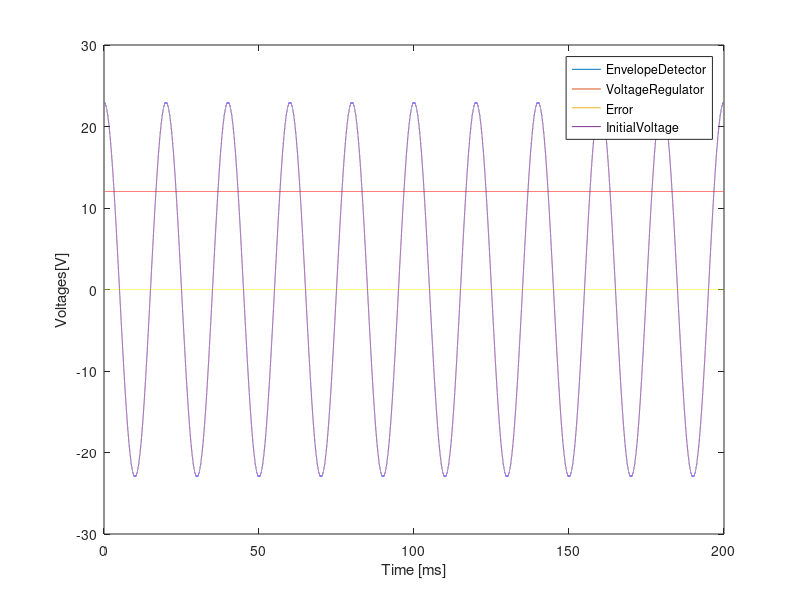
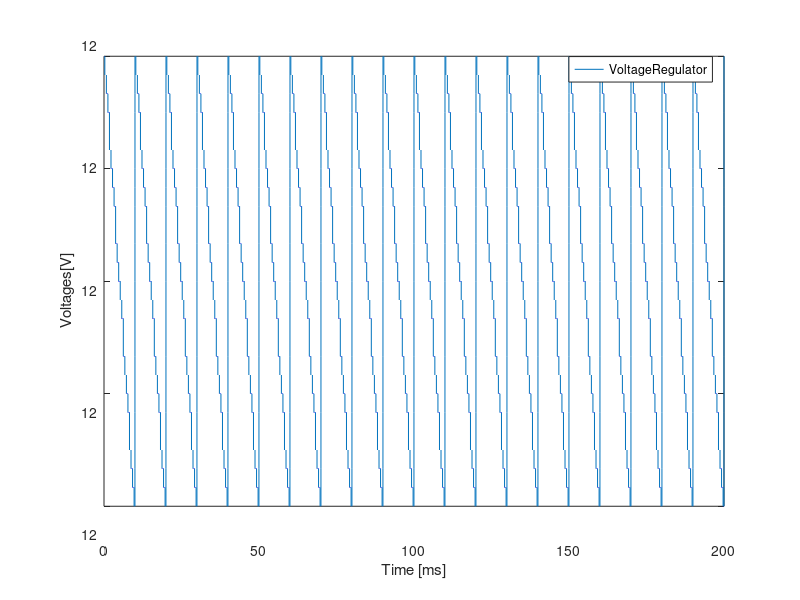
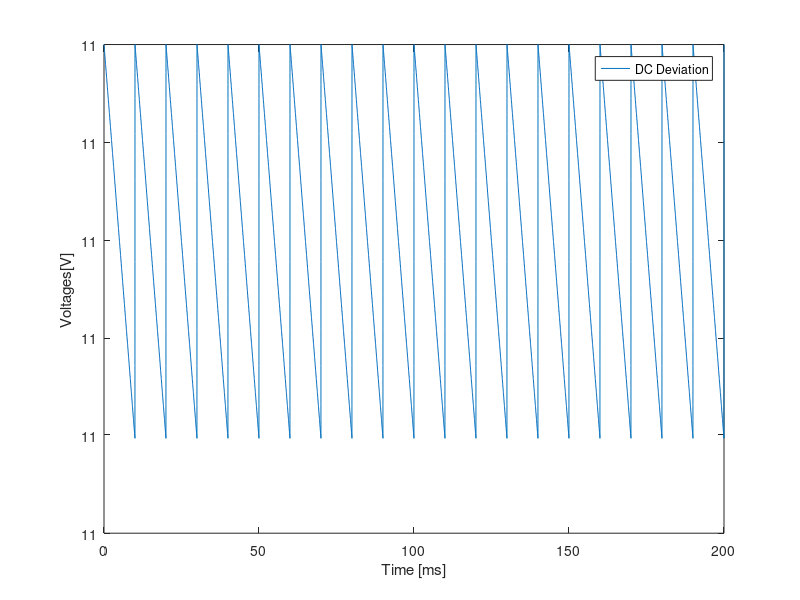
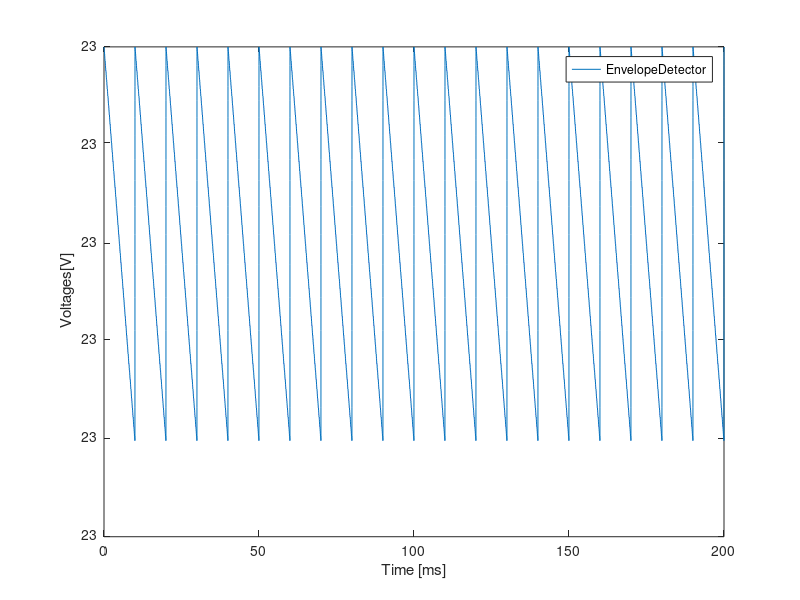

Recreate these plots in MATLAB, in order.
close all;
clear all;

format long;

R1 = 98437;
C = 0.0073476945;
n = 10;
eta = 1;
freq = 50;
I_s = 1e-14;
k = 22;
Vd = 0.6;
Vs = 230;
Vt = 0.025;
w = 2*pi*freq;

T = 1/(2*freq);
t_off = (1/4)*T;

R2 = ((230/n)-12)/(I_s*(exp(12/(eta*Vt*k))-1));

for i = 1:20
  f = (Vs/n)*C*w*sin(w*t_off) - (1/R1)*(Vs/n)*cos(w*t_off) - I_s*(exp(12/(eta*Vt*k))-1);
  fl = (Vs/n)*C*(w^2)*cos(w*t_off)+(1/R1)*(Vs/n)*w*sin(w*t_off);
  t_off = t_off - (f/fl);
endfor

t_on = (3/4)*T;

Req = 1/((1/R1)+(1/R2));

for i = 1:20
  f = (Vs/n)*cos(w*t_on)+(Vs/n)*cos(w*t_off)*exp(-(1/(Req*C))*(t_on-t_off));
  fl = -w*(Vs/n)*sin(w*t_on)-(Vs/n)*cos(w*t_off)*(1/(Req*C))*exp(-(1/(Req*C))*(t_on-t_off));
  t_on = t_on - (f/fl);
endfor

t = 0:(1e-6):0.2;

l = length(t);

v0_env = ones(1,l);

for i = 1:l
  if t(i)<=t_off
    v0_env(i) = abs((230/n)*cos(w*t(i)));
  else
    if t(i)<=t_on
      v0_env(i) = (230/n)*abs(cos(w*t_off))*exp(-(1/(Req*C))*(t(i)-t_off));
    else
      t_off = t_off + T;
      t_on = t_on + T;
      if t(i)<=t_off
        v0_env(i) = abs((230/n)*cos(w*t(i)));
      else
        if t(i)<=t_on
          v0_env(i) = (230/n)*abs(cos(w*t_off))*exp(-(1/(Req*C))*(t(i)-t_off));
        endif
      endif
    endif
  endif
endfor



v0_env_dc = mean(v0_env);
ripple_v0_env = max(v0_env) - min(v0_env);
v0_env_centro = (ripple_v0_env/2) + min(v0_env);

printf ("Envelope_Detector_Values_TAB\n");
printf ("Ripple = %e\n", ripple_v0_env);
printf ("Average = %e\n", v0_env_dc);
printf ("Envelope_Detector_Values_END\n");

rd = (eta*Vt)/(I_s*exp((12/k)/(eta*Vt)));
v0_reg_ac = ((k*rd)/(k*rd + R2))*(v0_env - v0_env_dc);

if v0_env_centro >= 12
    v0_reg_dc = 12;
else
    v0_reg_dc = v0_env_centro;
endif

v0_reg = v0_reg_ac + v0_reg_dc;

testar = v0_reg - 12;
average = mean(testar);
ripple = max(v0_reg) - min(v0_reg);

printf ("Voltage_Regulator_Values_TAB\n");
printf ("Ripple = %e\n", ripple);
printf ("Average = %e\n", average);
printf ("Voltage_Regulator_Values_END\n");

V_i = (230/n)*cos(w*t);
Deviation = v0_env - 12;
Error = v0_reg - 12;


MainPlot = figure();
plot(t*1000,v0_env);
hold on
plot(t*1000,v0_reg);
plot(t*1000, Error);
plot(t*1000, V_i);
legend('EnvelopeDetector','VoltageRegulator','Error','InitialVoltage');
xlabel ("Time [ms]");
ylabel ("Voltages[V]");
hold off
print(MainPlot, "MainPlot.eps", "-depsc");

VoltageRegulator = figure();
plot(t*1000,v0_reg);
legend('VoltageRegulator');
xlabel ("Time [ms]");
ylabel ("Voltages[V]");
print(VoltageRegulator, "VoltageRegulator.eps", "-depsc");

DCDeviation = figure();
plot(t*1000, Deviation);
legend('DC Deviation');
xlabel ("Time [ms]");
ylabel ("Voltages[V]");
print(DCDeviation, "DCDeviation.eps", "-depsc");

EnvelopeDetector = figure();
plot(t*1000, v0_env);
legend('EnvelopeDetector');
xlabel ("Time [ms]");
ylabel ("Voltages[V]");
print(EnvelopeDetector, "EnvelopeDetector.eps", "-depsc");
